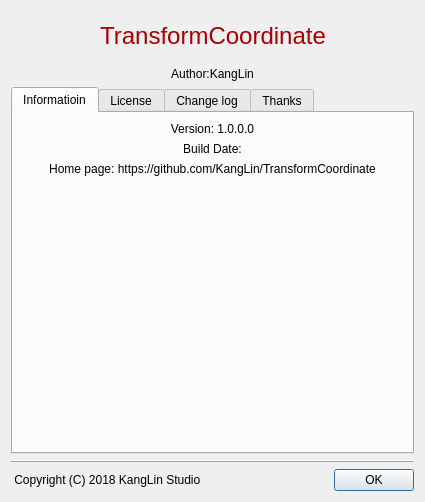
<?xml version="1.0" encoding="UTF-8"?>
<ui version="4.0">
 <class>CDlgAbout</class>
 <widget class="QDialog" name="CDlgAbout">
  <property name="geometry">
   <rect>
    <x>0</x>
    <y>0</y>
    <width>425</width>
    <height>502</height>
   </rect>
  </property>
  <property name="sizePolicy">
   <sizepolicy hsizetype="Expanding" vsizetype="Expanding">
    <horstretch>0</horstretch>
    <verstretch>0</verstretch>
   </sizepolicy>
  </property>
  <property name="windowTitle">
   <string>About</string>
  </property>
  <layout class="QGridLayout" name="gridLayout">
   <item row="3" column="0">
    <widget class="QFrame" name="frame">
     <property name="frameShape">
      <enum>QFrame::HLine</enum>
     </property>
     <property name="frameShadow">
      <enum>QFrame::Raised</enum>
     </property>
    </widget>
   </item>
   <item row="2" column="0">
    <widget class="QTabWidget" name="tabWidget">
     <property name="sizePolicy">
      <sizepolicy hsizetype="Expanding" vsizetype="Expanding">
       <horstretch>0</horstretch>
       <verstretch>0</verstretch>
      </sizepolicy>
     </property>
     <property name="styleSheet">
      <string notr="true"/>
     </property>
     <property name="currentIndex">
      <number>0</number>
     </property>
     <widget class="QWidget" name="Information">
      <property name="sizePolicy">
       <sizepolicy hsizetype="Preferred" vsizetype="Expanding">
        <horstretch>0</horstretch>
        <verstretch>0</verstretch>
       </sizepolicy>
      </property>
      <attribute name="title">
       <string>Informatioin</string>
      </attribute>
      <layout class="QGridLayout" name="gridLayout_5">
       <item row="4" column="0">
        <layout class="QHBoxLayout" name="horizontalLayout_3">
         <item>
          <spacer name="horizontalSpacer_11">
           <property name="orientation">
            <enum>Qt::Horizontal</enum>
           </property>
           <property name="sizeHint" stdset="0">
            <size>
             <width>40</width>
             <height>20</height>
            </size>
           </property>
          </spacer>
         </item>
         <item>
          <layout class="QVBoxLayout" name="verticalLayout_2">
           <item>
            <spacer name="verticalSpacer">
             <property name="orientation">
              <enum>Qt::Vertical</enum>
             </property>
             <property name="sizeHint" stdset="0">
              <size>
               <width>20</width>
               <height>40</height>
              </size>
             </property>
            </spacer>
           </item>
           <item>
            <widget class="QLabel" name="label_6">
             <property name="sizePolicy">
              <sizepolicy hsizetype="Preferred" vsizetype="Preferred">
               <horstretch>0</horstretch>
               <verstretch>0</verstretch>
              </sizepolicy>
             </property>
             <property name="text">
              <string/>
             </property>
             <property name="pixmap">
              <pixmap resource="../../Resource/Resource.qrc">:/icon/WeiXinPay</pixmap>
             </property>
             <property name="scaledContents">
              <bool>true</bool>
             </property>
             <property name="alignment">
              <set>Qt::AlignCenter</set>
             </property>
             <property name="wordWrap">
              <bool>false</bool>
             </property>
            </widget>
           </item>
           <item>
            <spacer name="verticalSpacer_2">
             <property name="orientation">
              <enum>Qt::Vertical</enum>
             </property>
             <property name="sizeHint" stdset="0">
              <size>
               <width>20</width>
               <height>40</height>
              </size>
             </property>
            </spacer>
           </item>
          </layout>
         </item>
         <item>
          <widget class="QLabel" name="label">
           <property name="text">
            <string/>
           </property>
           <property name="pixmap">
            <pixmap resource="../../Resource/Resource.qrc">:/icon/ZhiFuBao</pixmap>
           </property>
           <property name="scaledContents">
            <bool>true</bool>
           </property>
          </widget>
         </item>
         <item>
          <spacer name="horizontalSpacer_12">
           <property name="orientation">
            <enum>Qt::Horizontal</enum>
           </property>
           <property name="sizeHint" stdset="0">
            <size>
             <width>40</width>
             <height>20</height>
            </size>
           </property>
          </spacer>
         </item>
        </layout>
       </item>
       <item row="0" column="0">
        <widget class="QLabel" name="lbVersion">
         <property name="sizePolicy">
          <sizepolicy hsizetype="Expanding" vsizetype="Preferred">
           <horstretch>0</horstretch>
           <verstretch>0</verstretch>
          </sizepolicy>
         </property>
         <property name="text">
          <string>Version: 1.0.0.0</string>
         </property>
         <property name="textFormat">
          <enum>Qt::PlainText</enum>
         </property>
         <property name="alignment">
          <set>Qt::AlignCenter</set>
         </property>
         <property name="wordWrap">
          <bool>true</bool>
         </property>
        </widget>
       </item>
       <item row="2" column="0">
        <widget class="QLabel" name="lbHome">
         <property name="sizePolicy">
          <sizepolicy hsizetype="Expanding" vsizetype="Preferred">
           <horstretch>0</horstretch>
           <verstretch>0</verstretch>
          </sizepolicy>
         </property>
         <property name="text">
          <string>Home page: https://github.com/KangLin/TransformCoordinate</string>
         </property>
         <property name="alignment">
          <set>Qt::AlignCenter</set>
         </property>
         <property name="wordWrap">
          <bool>true</bool>
         </property>
         <property name="openExternalLinks">
          <bool>true</bool>
         </property>
        </widget>
       </item>
       <item row="1" column="0">
        <widget class="QLabel" name="lbDate">
         <property name="sizePolicy">
          <sizepolicy hsizetype="Expanding" vsizetype="Preferred">
           <horstretch>0</horstretch>
           <verstretch>0</verstretch>
          </sizepolicy>
         </property>
         <property name="text">
          <string>Build Date:</string>
         </property>
         <property name="alignment">
          <set>Qt::AlignCenter</set>
         </property>
         <property name="wordWrap">
          <bool>true</bool>
         </property>
        </widget>
       </item>
      </layout>
     </widget>
     <widget class="QWidget" name="License">
      <attribute name="title">
       <string>License</string>
      </attribute>
      <layout class="QGridLayout" name="gridLayout_4">
       <item row="0" column="0">
        <widget class="QTextEdit" name="txtLicense">
         <property name="readOnly">
          <bool>true</bool>
         </property>
        </widget>
       </item>
      </layout>
     </widget>
     <widget class="QWidget" name="ChangeLog">
      <attribute name="title">
       <string>Change log</string>
      </attribute>
      <layout class="QGridLayout" name="gridLayout_3">
       <item row="0" column="0">
        <widget class="QTextEdit" name="txtChange">
         <property name="readOnly">
          <bool>true</bool>
         </property>
        </widget>
       </item>
      </layout>
     </widget>
     <widget class="QWidget" name="Thinks">
      <attribute name="title">
       <string>Thanks</string>
      </attribute>
      <layout class="QGridLayout" name="gridLayout_2">
       <item row="0" column="0">
        <widget class="QTextEdit" name="txtThinks">
         <property name="readOnly">
          <bool>true</bool>
         </property>
        </widget>
       </item>
      </layout>
     </widget>
    </widget>
   </item>
   <item row="4" column="0">
    <layout class="QHBoxLayout" name="horizontalLayout_2">
     <item>
      <widget class="QLabel" name="lbCopyright">
       <property name="sizePolicy">
        <sizepolicy hsizetype="Expanding" vsizetype="Preferred">
         <horstretch>0</horstretch>
         <verstretch>0</verstretch>
        </sizepolicy>
       </property>
       <property name="text">
        <string> Copyright (C) 2018 KangLin Studio</string>
       </property>
      </widget>
     </item>
     <item>
      <widget class="QDialogButtonBox" name="buttonBox">
       <property name="sizePolicy">
        <sizepolicy hsizetype="Fixed" vsizetype="Preferred">
         <horstretch>0</horstretch>
         <verstretch>0</verstretch>
        </sizepolicy>
       </property>
       <property name="orientation">
        <enum>Qt::Horizontal</enum>
       </property>
       <property name="standardButtons">
        <set>QDialogButtonBox::Ok</set>
       </property>
      </widget>
     </item>
    </layout>
   </item>
   <item row="1" column="0">
    <widget class="QLabel" name="lbAuthor">
     <property name="text">
      <string>Author:KangLin</string>
     </property>
     <property name="alignment">
      <set>Qt::AlignCenter</set>
     </property>
     <property name="wordWrap">
      <bool>true</bool>
     </property>
    </widget>
   </item>
   <item row="0" column="0">
    <layout class="QHBoxLayout" name="horizontalLayout">
     <item>
      <widget class="QLabel" name="lblLogo">
       <property name="sizePolicy">
        <sizepolicy hsizetype="Preferred" vsizetype="Preferred">
         <horstretch>0</horstretch>
         <verstretch>0</verstretch>
        </sizepolicy>
       </property>
       <property name="minimumSize">
        <size>
         <width>48</width>
         <height>48</height>
        </size>
       </property>
       <property name="textFormat">
        <enum>Qt::PlainText</enum>
       </property>
       <property name="pixmap">
        <pixmap resource="../../Resource/Resource.qrc">:/icon/AppIcon</pixmap>
       </property>
       <property name="scaledContents">
        <bool>false</bool>
       </property>
       <property name="alignment">
        <set>Qt::AlignRight|Qt::AlignTrailing|Qt::AlignVCenter</set>
       </property>
      </widget>
     </item>
     <item>
      <widget class="QLabel" name="lblName">
       <property name="sizePolicy">
        <sizepolicy hsizetype="Preferred" vsizetype="Preferred">
         <horstretch>0</horstretch>
         <verstretch>0</verstretch>
        </sizepolicy>
       </property>
       <property name="minimumSize">
        <size>
         <width>0</width>
         <height>50</height>
        </size>
       </property>
       <property name="palette">
        <palette>
         <active>
          <colorrole role="WindowText">
           <brush brushstyle="SolidPattern">
            <color alpha="255">
             <red>170</red>
             <green>0</green>
             <blue>0</blue>
            </color>
           </brush>
          </colorrole>
         </active>
         <inactive>
          <colorrole role="WindowText">
           <brush brushstyle="SolidPattern">
            <color alpha="255">
             <red>170</red>
             <green>0</green>
             <blue>0</blue>
            </color>
           </brush>
          </colorrole>
         </inactive>
         <disabled>
          <colorrole role="WindowText">
           <brush brushstyle="SolidPattern">
            <color alpha="255">
             <red>120</red>
             <green>120</green>
             <blue>120</blue>
            </color>
           </brush>
          </colorrole>
         </disabled>
        </palette>
       </property>
       <property name="font">
        <font>
         <pointsize>18</pointsize>
        </font>
       </property>
       <property name="text">
        <string>TransformCoordinate</string>
       </property>
       <property name="alignment">
        <set>Qt::AlignCenter</set>
       </property>
      </widget>
     </item>
     <item>
      <widget class="QLabel" name="lblLogo_2">
       <property name="sizePolicy">
        <sizepolicy hsizetype="Preferred" vsizetype="Preferred">
         <horstretch>0</horstretch>
         <verstretch>0</verstretch>
        </sizepolicy>
       </property>
       <property name="minimumSize">
        <size>
         <width>48</width>
         <height>48</height>
        </size>
       </property>
       <property name="textFormat">
        <enum>Qt::PlainText</enum>
       </property>
       <property name="pixmap">
        <pixmap resource="../../Resource/Resource.qrc">:/icon/AppIcon</pixmap>
       </property>
       <property name="scaledContents">
        <bool>false</bool>
       </property>
       <property name="alignment">
        <set>Qt::AlignLeading|Qt::AlignLeft|Qt::AlignVCenter</set>
       </property>
      </widget>
     </item>
    </layout>
   </item>
  </layout>
 </widget>
 <resources>
  <include location="../../Resource/Resource.qrc"/>
 </resources>
 <connections>
  <connection>
   <sender>buttonBox</sender>
   <signal>accepted()</signal>
   <receiver>CDlgAbout</receiver>
   <slot>accept()</slot>
   <hints>
    <hint type="sourcelabel">
     <x>248</x>
     <y>254</y>
    </hint>
    <hint type="destinationlabel">
     <x>157</x>
     <y>274</y>
    </hint>
   </hints>
  </connection>
  <connection>
   <sender>buttonBox</sender>
   <signal>rejected()</signal>
   <receiver>CDlgAbout</receiver>
   <slot>reject()</slot>
   <hints>
    <hint type="sourcelabel">
     <x>316</x>
     <y>260</y>
    </hint>
    <hint type="destinationlabel">
     <x>286</x>
     <y>274</y>
    </hint>
   </hints>
  </connection>
 </connections>
</ui>
